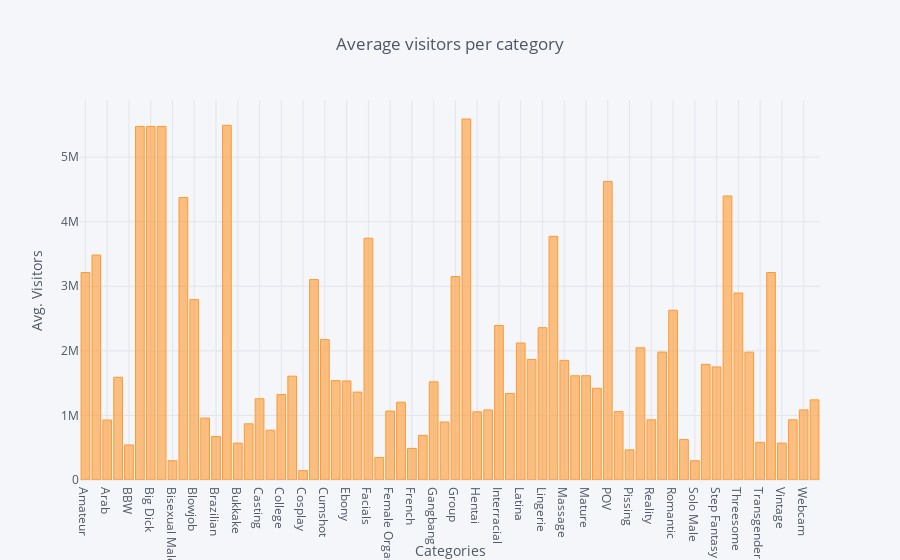

Notebook code for this chart:
### Markdown cell above
A pesar de lo que indicaba el heat map (un color rojo muy clarito, es decir, baja relacion) el scatter plot indica claramente que ambas variables están relacionadas lineal y positivamente.

### Code cell
#Ahora visualizaremos lo importante de este data set que son la media de visualizaciones de cada categoria:
results_group2 = results_df.groupby('Category', as_index=False).agg({'Avg_Visitors':'mean'})
results_group2.iplot(kind='bar', x='Category', xTitle='Categories',
           yTitle='Avg. Visitors', title='Average visitors per category')

### Figure 1 — Plotly figure (JSON) as saved in the notebook; plotly's stock layout.template omitted (floating-point values rounded to 4 significant figures)
{"data": [{"marker": {"color": "rgba(255, 153, 51, 0.6)", "line": {"color": "rgba(255, 153, 51, 1.0)", "width": 1}}, "name": "Avg_Visitors", "orientation": "v", "text": "", "type": "bar", "uid": "d7834c09-2b00-47f2-9611-71ce43ff1e9f", "x": ["Amateur", "Anal", "Arab", "Asian", "BBW", "Big Ass", "Big Dick", "Big Tits", "Bisexual Male", "Blonde", "Blowjob", "Bondage", "Brazilian", "Brunette", "Bukkake", "Cartoon", "Casting", "Celebrity", "College", "Compilation", "Cosplay", "Creampie", "Cumshot", "Double Penetration", "Ebony", "European", "Facials", "Feet", "Female Orgasm", "Fetish", "French", "Funny", "Gangbang", "German", "Group", "HD", "Hentai", "Indian", "Interracial", "Japanese", "Latina", "Lesbian", "Lingerie", "MILF", "Massage", "Masturbation", "Mature", "Orgy", "POV", "Party", "Pissing", "Public", "Reality", "Redhead", "Romantic", "Rough", "Solo Male", "Squirting", "Step Fantasy", "Teens", "Threesome", "Toys", "Transgender", "Verified Amateurs", "Vintage", "Virtual Reality", "Webcam", "Young and Old"], "y": [3213000.0, 3484000.0, 928700.0, 1590000.0, 542500.0, 5475000.0, 5475000.0, 5475000.0, 298600.0, 4374000.0, 2794000.0, 959100.0, 674300.0, 5492000.0, 570400.0, 869700.0, 1258000.0, 771300.0, 1324000.0, 1608000.0, 145300.0, 3103000.0, 2174000.0, 1539000.0, 1534000.0, 1361000.0, 3744000.0, 347600.0, 1068000.0, 1205000.0, 489300.0, 691000.0, 1520000.0, 898000.0, 3151000.0, 5590000.0, 1056000.0, 1085000.0, 2393000.0, 1340000.0, 2121000.0, 1865000.0, 2359000.0, 3773000.0, 1852000.0, 1614000.0, 1615000.0, 1421000.0, 4622000.0, 1059000.0, 467000.0, 2048000.0, 932200.0, 1981000.0, 2629000.0, 626000.0, 298600.0, 1791000.0, 1751000.0, 4399000.0, 2895000.0, 1979000.0, 583400.0, 3213000.0, 571100.0, 932200.0, 1085000.0, 1241000.0]}], "layout": {"legend": {"bgcolor": "#F5F6F9", "font": {"color": "#4D5663"}}, "paper_bgcolor": "#F5F6F9", "plot_bgcolor": "#F5F6F9", "title": {"font": {"color": "#4D5663"}, "text": "Average visitors per category"}, "xaxis": {"gridcolor": "#E1E5ED", "showgrid": true, "tickfont": {"color": "#4D5663"}, "title": {"font": {"color": "#4D5663"}, "text": "Categories"}, "zerolinecolor": "#E1E5ED"}, "yaxis": {"gridcolor": "#E1E5ED", "showgrid": true, "tickfont": {"color": "#4D5663"}, "title": {"font": {"color": "#4D5663"}, "text": "Avg. Visitors"}, "zerolinecolor": "#E1E5ED"}}}
